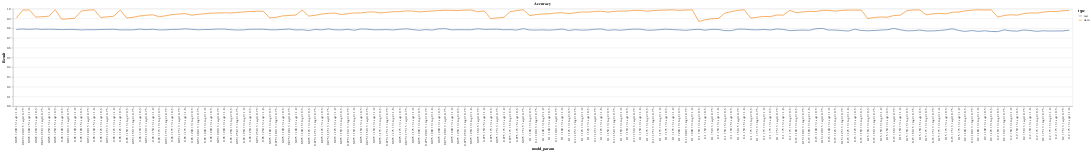

The notebook cell this image was saved under:
### Code cell
### look at the raw "messy" data
df = csv_data.copy()
df = df[df.Score=='Accuracy']

chart = alt.Chart(df).mark_line().encode(
    x = 'model_param:O',
    y = 'Result:Q',
    color = 'type:N',

).properties(
    title = 'Accuracy'
)
chart

### Figure 1 — Vega-Lite specification as saved in the notebook (floating-point values rounded to 4 significant figures; data arrays with more than 128 entries replaced by an {"elided": "..."} marker saying what was removed)
{"config": {"view": {"continuousWidth": 400, "continuousHeight": 300}}, "data": {"name": "data-c54b6f5c8472bbb180031f5db87c81ba"}, "mark": "line", "encoding": {"color": {"field": "type", "type": "nominal"}, "x": {"field": "model_param", "type": "ordinal"}, "y": {"field": "Result", "type": "quantitative"}}, "title": "Accuracy", "$schema": "https://vega.github.io/schema/vega-lite/v4.17.0.json", "datasets": {"data-c54b6f5c8472bbb180031f5db87c81ba": {"elided": "326 records"}}}
